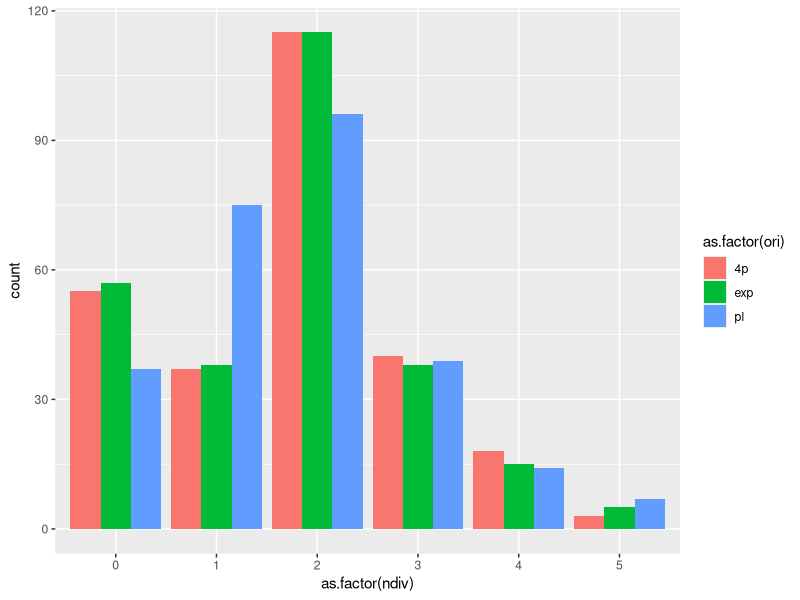
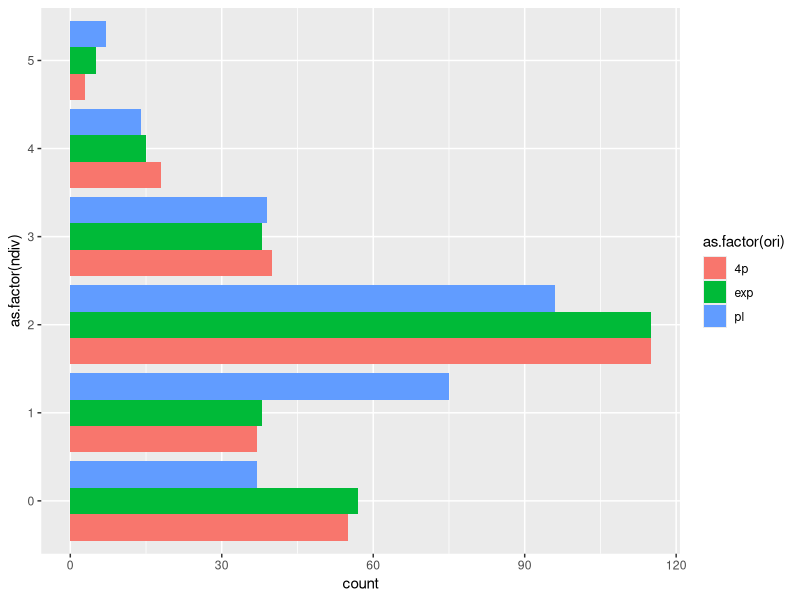

Recreate these plots in R, in order.
## ---- chunk 1
library(readxl)
library(ggplot2)
library(tidyverse)
library(magrittr)
## ---- chunk 2
expdf<-read_excel("mat3_small.xlsx")
expdf$ori="exp"


#Power law model
fndiv<-function(x,ss,ns){
  return(sum(log2(x/ss)+rnorm(1,mean=0,sd=ns)>c(0,1,2,3,4,5)))
}
ndiv<-apply(X=expdf[,1],MARGIN=1,FUN=fndiv,62.80659, 0.6020562)
pldf<-data.frame(vol=expdf$vol,ndiv=ndiv)
pldf$ori<-"pl"

#3 parameter model
fndiv<-function(x,ss,ns,z0,z1){
  return(sum(log2(x/ss)+rnorm(1,mean=0,sd=ns)>c(z0,z1,2,3,4,5)))
}
ndiv<-apply(X=expdf[,1],MARGIN=1,FUN=fndiv,66.4923, 0.5305283, 0.1727711, 0.6139287)
p3df<-data.frame(vol=expdf$vol,ndiv=ndiv)
p3df$ori<-"4p"

cmpdf<-rbind(expdf,pldf,p3df)
## ---- chunk 3

ggplot(cmpdf)+
  geom_histogram(aes(x=as.factor(ndiv),fill=as.factor(ori)),stat = "count",position = "dodge")

ggplot(cmpdf)+
  geom_histogram(aes(y=as.factor(ndiv),fill=as.factor(ori)),stat = "count",position = "dodge")

